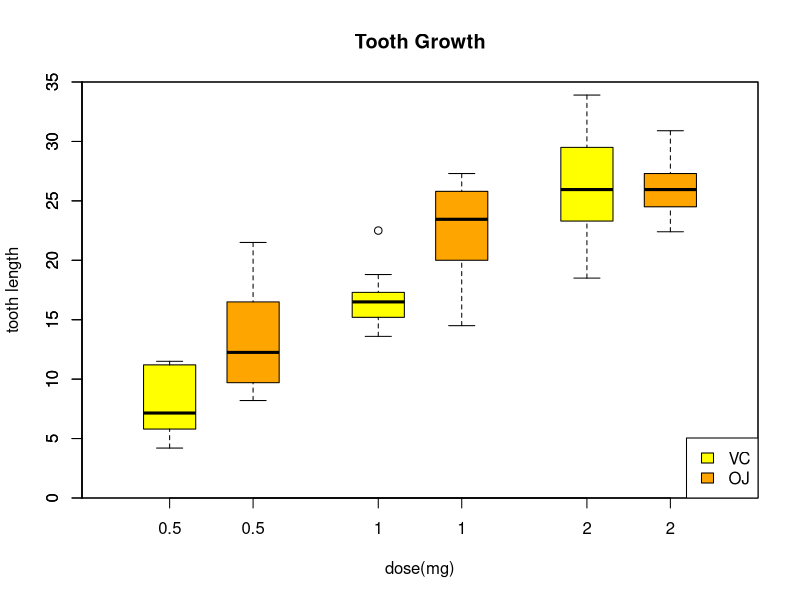

The R script that drew this image:
## ---- chunk 1
library(datasets)
data(ToothGrowth)
ToothGrowth$dose=as.factor(ToothGrowth$dose)
ag<-rbind(aggregate(len~.,data=ToothGrowth, mean),data.frame(supp="-", aggregate(len~dose,data=ToothGrowth, mean)))
xtabs(len~., data=ag)
## ---- chunk 2
boxplot(len ~ dose, data = ToothGrowth,
        boxwex = 0.25, at = 1:3 - 0.2,
        subset = supp == "VC", col = "yellow",
        main = "Tooth Growth",
        xlab = "dose(mg)",
        ylab = "tooth length",
        xlim = c(0.5, 3.5), ylim = c(0, 35), yaxs = "i")
boxplot(len ~ dose, data = ToothGrowth, add = TRUE,
        boxwex = 0.25, at = 1:3 + 0.2,
        subset = supp == "OJ", col = "orange")
legend("bottomright", c("VC", "OJ"), fill = c("yellow", "orange"))
## ---- chunk 3
g_OJ<- ToothGrowth[ToothGrowth$supp=="OJ" & ToothGrowth$dose %in% c(0.5,1),"len"] 
g_VC<- ToothGrowth[ToothGrowth$supp=="VC" & ToothGrowth$dose %in% c(0.5,1),"len"]
## ---- chunk 4
alpha<-0.05; 
tt<-t.test(g_OJ,g_VC); tt
## ---- chunk 5
qt(1-alpha, 36.55)
qt(1-alpha/2, 36.55)
## ---- chunk 6
g_OJ<- ToothGrowth[ToothGrowth$supp=="OJ" & ToothGrowth$dose==2,"len"] 
g_VC<- ToothGrowth[ToothGrowth$supp=="VC" & ToothGrowth$dose==2,"len"]
tt<-t.test(g_OJ,g_VC); tt
## ---- chunk 7
qt(1-alpha,14.04)
qt(1-alpha/2,14.04)
